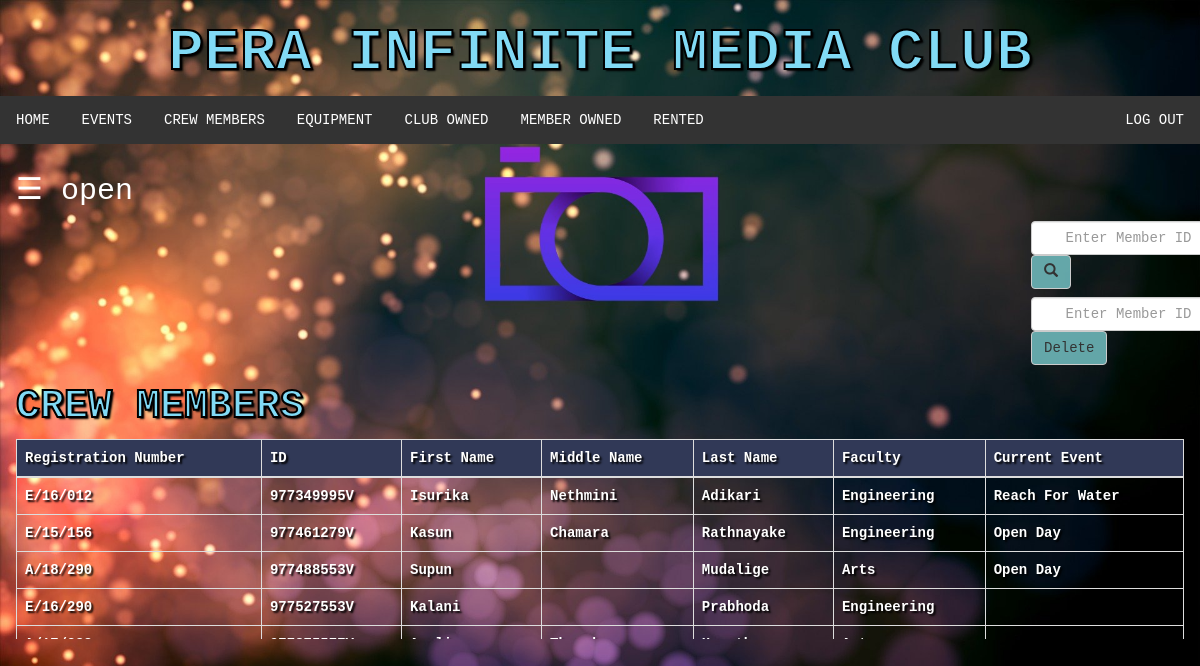
Before: /crew_members.php (signed in) with the older database file.
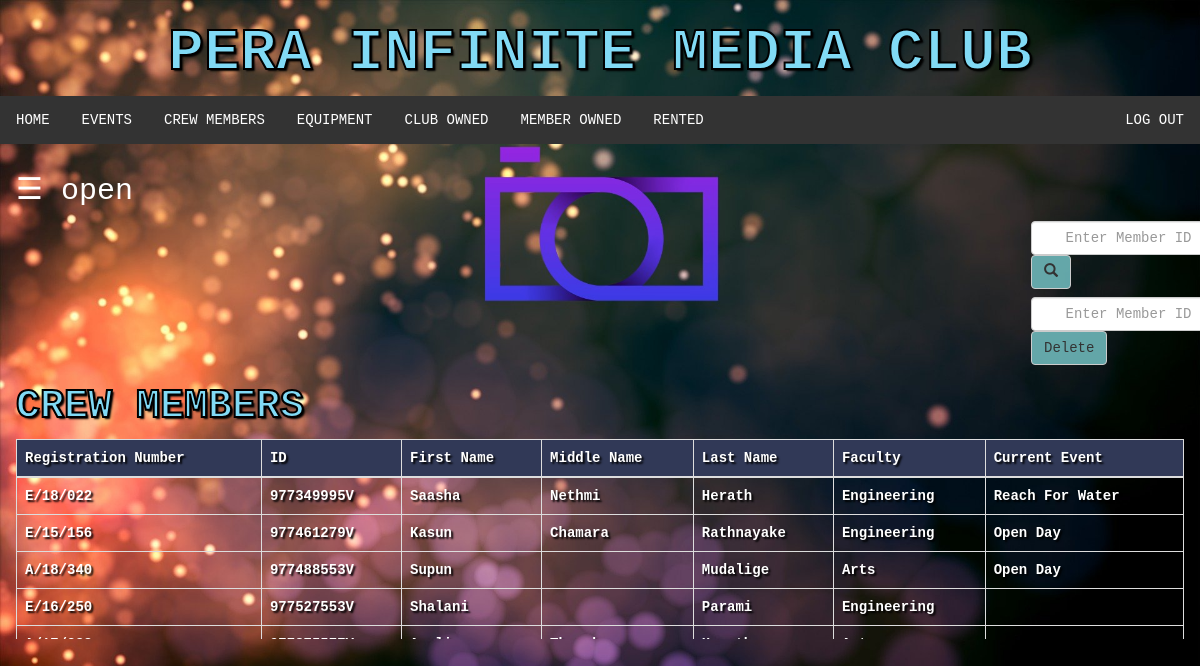
After: the same page with the newer database file.
### crew_members.php (the view, shortened to what this page needs)
<?php
	include "naviBar.php";
?>
<!DOCTYPE html>
<html>
<head>
</head>
<body>
	<div id="main">
	  <span style="font-size:30px;cursor:pointer; color: white;" onclick="openNav()">&#9776; open</span>
	<div class="srch">
		<form class="navbar-form" method="post" name="form1">
				<input class="form-control" type="text" name="search" placeholder="Enter Member ID" required="">
				<button style="background-color: #6db6b9e6;" type="submit" name="submit" class="btn btn-default">
					<span class="glyphicon glyphicon-search"></span>
				</button>
		</form>
		<form class="navbar-form" method="post" name="form1">
				<input class="form-control" type="text" name="id" placeholder="Enter Member ID" required="">
				<button style="background-color: #6db6b9e6;" type="submit" name="submit1" class="btn btn-default">Delete
				</button>
		</form>
	</div>
	<h2>Crew Members</h2>
	<?php
		if(isset($_POST['submit']))
		{
			$q=mysqli_query($db,"SELECT * from `crew member` where ID = '$_POST[search]' ");
			if(mysqli_num_rows($q)==0)
			{
				echo "Sorry! No member found. Try searching again.";
			}
			else
			{
				echo "<div class = 'table-wrapper-scroll-y my-custom-scrollbar'>";
				echo "<table class = 'table table-bordered table-fixed'>";
				echo "<thead>";
				echo "<tr style = 'background-color: #313957;'>";
				echo "<th>"; echo "Registration Number";	echo "</th>";
				echo "<th>"; echo "ID";  echo "</th>";
				echo "<th>"; echo "First Name";  echo "</th>";
				echo "<th>"; echo "Middle Name";  echo "</th>";
				echo "<th>"; echo "Last Name";  echo "</th>";
				echo "<th>"; echo "Faculty";  echo "</th>";
				echo "<th>"; echo "Current Event";  echo "</th>";
				echo "</tr>";
				echo "</thead>";
				echo "<tbody>";
			while($row=mysqli_fetch_assoc($q))
			{
				echo "<tr>";
				echo "<td>"; echo $row['Registration Number']; echo "</td>";
				echo "<td>"; echo $row['ID']; echo "</td>";
				echo "<td>"; echo $row['First Name']; echo "</td>";
				echo "<td>"; echo $row['Middle Name']; echo "</td>";
				echo "<td>"; echo $row['Last Name']; echo "</td>";
				echo "<td>"; echo $row['Faculty']; echo "</td>";
				echo "<td>"; echo $row['Current Event']; echo "</td>";
				echo "</tr>";
			}
			echo "</tbody>";
			echo "</table>";
			echo "</div>";
			}
		}
		else
		{
			$res = mysqli_query($db,"SELECT * FROM `crew member`;");
			echo "<div class = 'table-wrapper-scroll-y my-custom-scrollbar'>";
			echo "<table class = 'table table-bordered table-fixed'>";
			echo "<thead>";
			echo "<tr style = 'background-color: #313957;'>";
			echo "<th>"; echo "Registration Number";	echo "</th>";
			echo "<th>"; echo "ID";  echo "</th>";
			echo "<th>"; echo "First Name";  echo "</th>";
			echo "<th>"; echo "Middle Name";  echo "</th>";
			echo "<th>"; echo "Last Name";  echo "</th>";
			echo "<th>"; echo "Faculty";  echo "</th>";
			echo "<th>"; echo "Current Event";  echo "</th>";
			echo "</tr>";
			echo "</thead>";
			echo "<tbody>";
			while($row=mysqli_fetch_assoc($res))
				{
					echo "<tr>";
					echo "<td>"; echo $row['Registration Number']; echo "</td>";
					echo "<td>"; echo $row['ID']; echo "</td>";
					echo "<td>"; echo $row['First Name']; echo "</td>";
					echo "<td>"; echo $row['Middle Name']; echo "</td>";
					echo "<td>"; echo $row['Last Name']; echo "</td>";
					echo "<td>"; echo $row['Faculty']; echo "</td>";
					echo "<td>"; echo $row['Current Event']; echo "</td>";
					echo "</tr>";
				}
				echo "</tbody>";
			echo "</table>";
			echo "</div>";
		}
	?>
	</div>
</body>
</html>

### naviBar.php (shortened to what this page needs)
<!DOCTYPE html>
<html>
<head>
	<link rel="stylesheet" type="text/css" href="css/style.css">
	<link rel="stylesheet" href="https://maxcdn.bootstrapcdn.com/bootstrap/3.4.1/css/bootstrap.min.css">
</head>
<body>
	<header>
		<h1>PERA INFINITE MEDIA CLUB</h1>
	</header>
			<?php
		    	if(isset($_SESSION['login_user'])){
		    		?>
		    		<nav class="">
					<div class="mainBar">
		    		<ul class="main">
		    			<li><a href="homeAdmin.php">HOME</a></li>
						<li><a href="event.php">EVENTS</a></li>
						<li><a href="crew_members.php">CREW MEMBERS</a></li>
						<li><a href="equipment.php">EQUIPMENT</a></li>
						<li><a href="club_owned.php">CLUB OWNED</a></li>
						<li><a href="member_owned.php">MEMBER OWNED</a></li>
						<li><a href="rented.php">RENTED</a></li>
						<li class="right"><a href="adminLogout.php">LOG OUT</a></li>
					</ul>
					</div>
					</nav>
		    		<?php
		    	}
		    	else{
		    		?>
		    		<script type="text/javascript">
                        window.location="index.php";
                      </script>
					<?php
		    	}
		     ?>
</body>
</html>

### css/style.css (style rules this page uses)
html, body, div, span, object, iframe, h1, h2, h3, h4, h5, h6, p, blockquote, pre, abbr, address, cite, code, del, dfn, em, img, ins, kbd, q, samp, small, strong, sub, sup, var, b, i, dl, dt, dd, ol, ul, li, fieldset, form, label, legend, table, caption, tbody, tfoot, thead, tr, th, td, article, aside, canvas, details, figcaption, figure, footer, header, hgroup, menu, nav, section, summary, time, mark, audio, video { margin:0; padding:0; border:0; outline:0; font-size:100%; vertical-align:baseline; background:transparent; }
body { line-height:1; }
article,aside,details,figcaption,figure, footer,header,hgroup,menu,nav,section { display:block; }
nav ul { list-style:none; }
a { margin:0; padding:0; font-size:100%; vertical-align:baseline; background:transparent; }
table { border-collapse:collapse; border-spacing:0; }
input, select { vertical-align:middle; }
div.mainBar ul { list-style-type: none;http://localhost/MediaWeb/naviBar.php margin: 0; padding: 0; overflow: hidden; background-color: #333; }
div.mainBar li a { display: block; color: white; text-align: center; padding: 14px 16px; text-decoration: none; }
div.mainBar li { float: left; }
div.mainBar li.right { float: right; }
.form-control { text-align: center; }
.srch { padding-left: 1000px; }
.table-fixed thead th { position: sticky; top: 0; background-color: #313957; }
.my-custom-scrollbar { position: relative; height: 200px; overflow: auto; }
.table-wrapper-scroll-y { display: block; }

### crew_members.php (style rules this page uses)
.table-fixed thead th { position: sticky; top: 0; background-color: #313957; }
.my-custom-scrollbar { position: relative; height: 200px; overflow: auto; }
.table-wrapper-scroll-y { display: block; }
th { color: white; }
tr { color: white; font-weight: bold; text-shadow: 2px 2px 2px black; }
h1 { text-align: center; text-transform: uppercase; font-size: 60px; font-weight: bold; font-family: Courier, "Lucida Console", monospace; color: #81DAF5; -webkit-text-stroke: 2px black; text-shadow: 2px 2px 2px black; }
h2 { text-transform: uppercase; font-size: 40px; font-weight: bold; font-family: Courier, "Lucida Console", monospace; color: #81DAF5; -webkit-text-stroke: 2px black; text-shadow: 2px 2px 2px black; }
body { background-image: url("image/img2.jpg"); -webkit-background-size:cover; -moz-background-size:cover; -o-background-size:cover; background-size: cover; margin: 0; }
.srch { padding-left: 1000px; }
body { font-family: Courier, "Lucida Console", monospace; transition: background-color .5s; }
#main { transition: margin-left .5s; padding: 16px; }

Changed rows visible on the page:
changed crew member "Reach For Water": Registration Number "E/16/012" → "E/18/022"; First Name "Isurika" → "Saasha"; Middle Name "Nethmini" → "Nethmi"; Last Name "Adikari" → "Herath"
changed crew member "Supun": Registration Number "A/18/290" → "A/18/340"
changed crew member "977527553V": Registration Number "E/16/290" → "E/16/250"; First Name "Kalani" → "Shalani"; Last Name "Prabhoda" → "Parami"
